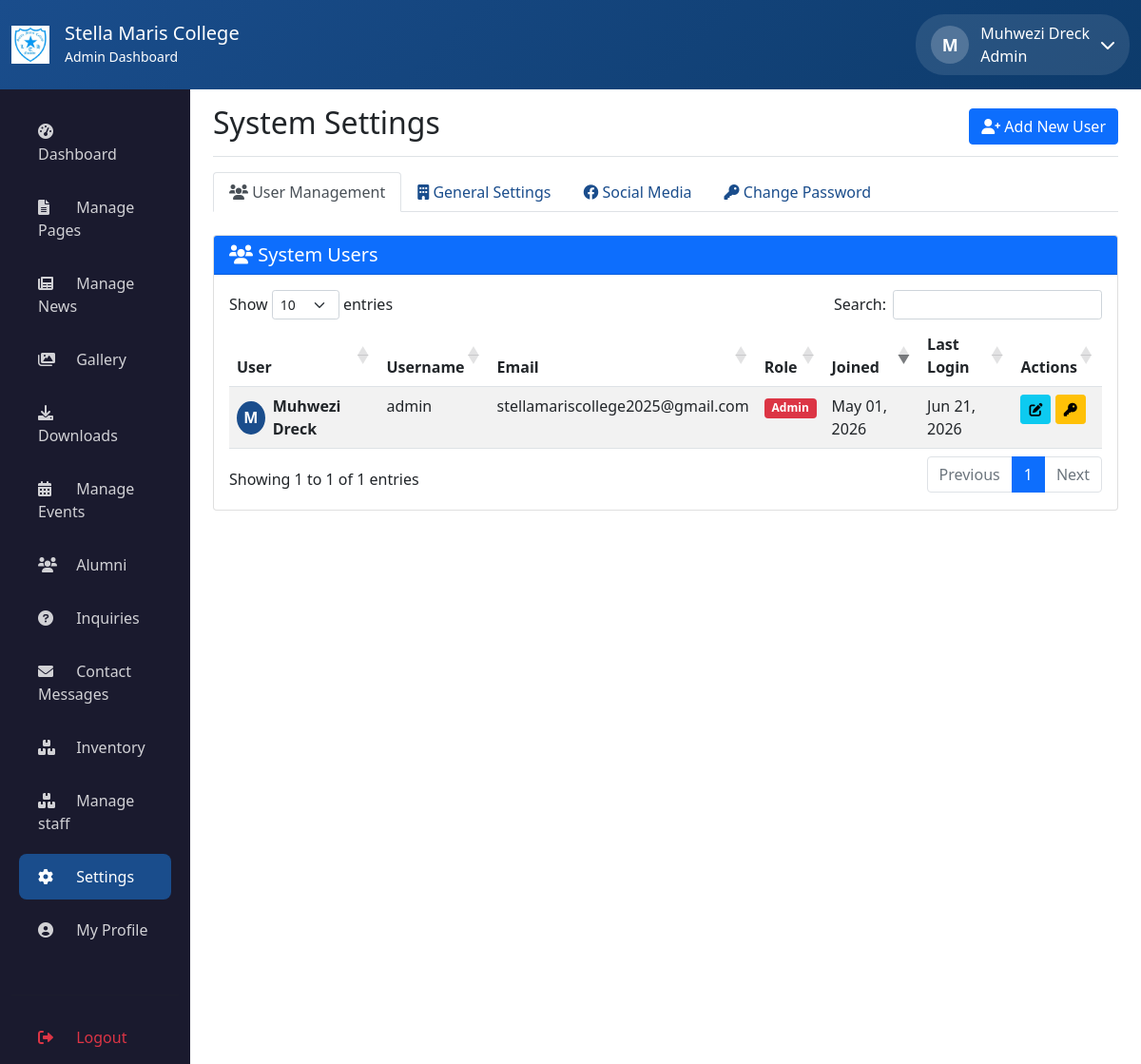
Screenshot of /admin/settings.php (signed in) with the database file from the repository.
### tables this page shows
CREATE TABLE `users` (
  `id` int(11) NOT NULL,
  `username` varchar(50) NOT NULL,
  `email` varchar(100) NOT NULL,
  `password_hash` varchar(255) NOT NULL,
  `full_name` varchar(100) NOT NULL,
  `role` enum('admin','editor') DEFAULT 'editor',
  `profile_image` varchar(255) DEFAULT NULL,
  `last_login` datetime DEFAULT NULL,
  `created_at` timestamp NOT NULL DEFAULT current_timestamp()
);

### admin/settings.php (the view, shortened to what this page needs)
<?php
$db = new Database();
$conn = $db->getConnection();
$users = $conn->query("SELECT * FROM users ORDER BY created_at DESC")->fetchAll(PDO::FETCH_ASSOC);
?>
<!DOCTYPE html>
<html lang="en">
<head>
    <link href="https://cdn.jsdelivr.net/npm/bootstrap@5.1.3/dist/css/bootstrap.min.css" rel="stylesheet">
    <link href="https://cdn.datatables.net/1.11.5/css/dataTables.bootstrap5.min.css" rel="stylesheet">
    <link rel="stylesheet" href="https://cdnjs.cloudflare.com/ajax/libs/font-awesome/6.0.0/css/all.min.css">
</head>
<body>
    <?php include 'includes/header.php'; ?>
    <div class="container-fluid">
        <div class="row">
            <?php include 'sidebar.php'; ?>
            <main class="col-md-9 col-lg-10 ms-sm-auto px-md-4 admin-main-content">
                <div class="d-flex justify-content-between flex-wrap flex-md-nowrap align-items-center pt-3 pb-2 mb-3 border-bottom">
                    <h1 class="h2">System Settings</h1>
                    <button class="btn btn-primary" data-bs-toggle="modal" data-bs-target="#addUserModal">
                        <i class="fas fa-user-plus"></i> Add New User
                    </button>
                </div>
                <ul class="nav nav-tabs mb-4" id="settingsTab" role="tablist">
                    <li class="nav-item" role="presentation">
                        <button class="nav-link active" id="users-tab" data-bs-toggle="tab" data-bs-target="#users" type="button" role="tab">
                            <i class="fas fa-users"></i> User Management
                        </button>
                    </li>
                    <li class="nav-item" role="presentation">
                        <button class="nav-link" id="general-tab" data-bs-toggle="tab" data-bs-target="#general" type="button" role="tab">
                            <i class="fas fa-building"></i> General Settings
                        </button>
                    </li>
                    <li class="nav-item" role="presentation">
                        <button class="nav-link" id="social-tab" data-bs-toggle="tab" data-bs-target="#social" type="button" role="tab">
                            <i class="fab fa-facebook"></i> Social Media
                        </button>
                    </li>
                    <li class="nav-item" role="presentation">
                        <button class="nav-link" id="password-tab" data-bs-toggle="tab" data-bs-target="#password" type="button" role="tab">
                            <i class="fas fa-key"></i> Change Password
                        </button>
                    </li>
                </ul>
                <div class="tab-content">
                    <div class="tab-pane fade show active" id="users" role="tabpanel">
                        <div class="card">
                            <div class="card-header bg-primary text-white">
                                <h5 class="mb-0"><i class="fas fa-users"></i> System Users</h5>
                            </div>
                            <div class="card-body">
                                <div class="table-responsive">
                                    <table class="table table-striped" id="usersTable">
                                        <thead>
                                            <tr>
                                                <th>User</th>
                                                <th>Username</th>
                                                <th>Email</th>
                                                <th>Role</th>
                                                <th>Joined</th>
                                                <th>Last Login</th>
                                                <th>Actions</th>
                                            </tr>
                                        </thead>
                                        <tbody>
                                            <?php foreach($users as $user): ?>
                                            <tr>
                                                <td>
                                                    <div class="d-flex align-items-center gap-2">
                                                        <div class="user-avatar-sm">
                                                            <?php echo strtoupper(substr($user['full_name'], 0, 1)); ?>
                                                        </div>
                                                        <div>
                                                            <strong><?php echo htmlspecialchars($user['full_name']); ?></strong>
                                                        </div>
                                                    </div>
                                                 </div>
                                                <td><?php echo htmlspecialchars($user['username']); ?></div>
                                                <td><?php echo htmlspecialchars($user['email']); ?></div>
                                                <td>
                                                    <span class="badge bg-<?php echo $user['role'] == 'admin' ? 'danger' : 'info'; ?> role-badge">
                                                        <?php echo ucfirst($user['role']); ?>
                                                    </span>
                                                 </div>
                                                <td><?php echo date('M d, Y', strtotime($user['created_at'])); ?></div>
                                                <td><?php echo $user['last_login'] ? date('M d, Y', strtotime($user['last_login'])) : 'Never'; ?></div>
                                                <td>
                                                    <button class="btn btn-sm btn-info" onclick='editUser(<?php echo json_encode($user); ?>)'>
                                                        <i class="fas fa-edit"></i>
                                                    </button>
                                                    <a href="?reset_password=<?php echo $user['id']; ?>" class="btn btn-sm btn-warning" onclick="return confirm('Reset password for <?php echo addslashes($user['full_name']); ?>? New password will be: password123')">
                                                        <i class="fas fa-key"></i>
                                                    </a>
                                                 </div>
                                            <?php endforeach; ?>
</body>
</html>

### admin/settings.php (style rules this page uses)
.nav-tabs .nav-link { color: #1a4d8c; font-weight: 500; }
.nav-tabs .nav-link.active { background-color: #1a4d8c; color: white; border-color: #1a4d8c; }
.user-avatar-sm { width: 35px; height: 35px; background: #1a4d8c; border-radius: 50%; display: flex; align-items: center; justify-content: center; color: white; font-weight: bold; }
.role-badge { font-size: 11px; padding: 3px 8px; }

### rows the page displays
users: full_name "M", full_name "Muhwezi Dreck", username "admin", email "stellamariscollege2025@gmail.com", role "Admin", created_at "May 01, 2026", last_login "Jun 21, 2026"

### other values shown
substr($full_name, 0, 1) "M"
$full_name "Muhwezi Dreck"
$role "Admin"
